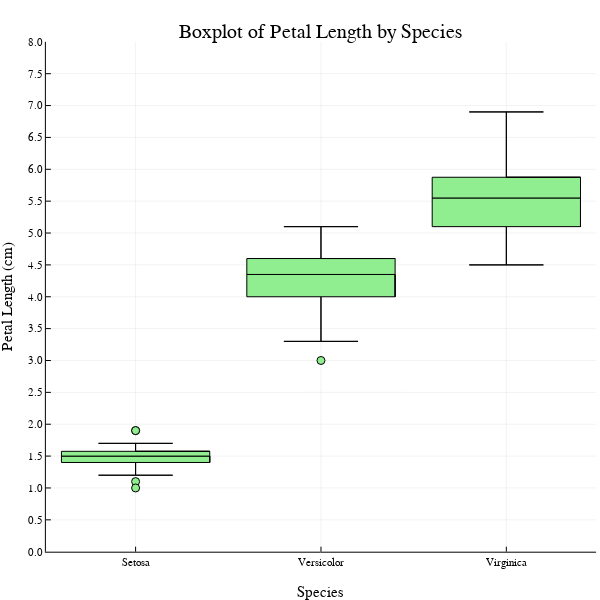

This figure's notebook cell:
### Code cell
# Show boxplot of petal_length for each species
df_temp = select(df, :species, :petal_length) # select columns species and petal_length from df
boxplot(df_temp.species, df_temp.petal_length,
    title="Boxplot of Petal Length by Species",
    xlabel="Species",
    ylabel="Petal Length (cm)",
    legend=false,
    color=:lightgreen,
    ylim=(0, 8),
    yticks=0:0.5:8,   # set y-axis ticks with 0.5 step
    size=(600, 600))  # enlarge plot pane vertically

### Figure 1 — Plotly figure (JSON) as saved in the notebook; plotly's stock layout.template omitted (floating-point values rounded to 4 significant figures)
{"data": [{"fill": "tozeroy", "fillcolor": "rgba(144, 238, 144, 1.000)", "legendgroup": "y1", "line": {"color": "rgba(0, 0, 0, 1.000)", "dash": "solid", "width": 1}, "mode": "lines", "name": "y1", "showlegend": true, "type": "scatter", "x": [0.5, 0.3, 0.7, 0.5, 0.5, 0.5], "xaxis": "x1", "y": [1.2, 1.2, 1.2, 1.2, 1.4, 1.2], "yaxis": "y1"}, {"fill": "tozeroy", "fillcolor": "rgba(144, 238, 144, 1.000)", "legendgroup": "y1", "line": {"color": "rgba(0, 0, 0, 1.000)", "dash": "solid", "width": 1}, "mode": "lines", "name": "y1", "showlegend": false, "type": "scatter", "x": [0.9, 0.9, 0.1, 0.1, 0.9, 0.9, 0.9], "xaxis": "x1", "y": [1.4, 1.5, 1.5, 1.4, 1.4, 1.5, 1.4], "yaxis": "y1"}, {"fill": "tozeroy", "fillcolor": "rgba(144, 238, 144, 1.000)", "legendgroup": "y1", "line": {"color": "rgba(0, 0, 0, 1.000)", "dash": "solid", "width": 1}, "mode": "lines", "name": "y1", "showlegend": false, "type": "scatter", "x": [0.9, 0.1, 0.1, 0.9, 0.9, 0.5, 0.9], "xaxis": "x1", "y": [1.575, 1.575, 1.5, 1.5, 1.575, 1.575, 1.575], "yaxis": "y1"}, {"fill": "tozeroy", "fillcolor": "rgba(144, 238, 144, 1.000)", "legendgroup": "y1", "line": {"color": "rgba(0, 0, 0, 1.000)", "dash": "solid", "width": 1}, "mode": "lines", "name": "y1", "showlegend": false, "type": "scatter", "x": [0.5, 0.3, 0.7, 0.5, 0.5, 0.5], "xaxis": "x1", "y": [1.7, 1.7, 1.7, 1.7, 1.575, 1.7], "yaxis": "y1"}, {"fill": "tozeroy", "fillcolor": "rgba(144, 238, 144, 1.000)", "legendgroup": "y1", "line": {"color": "rgba(0, 0, 0, 1.000)", "dash": "solid", "width": 1}, "mode": "lines", "name": "y1", "showlegend": false, "type": "scatter", "x": [1.5, 1.3, 1.7, 1.5, 1.5, 1.5], "xaxis": "x1", "y": [3.3, 3.3, 3.3, 3.3, 4, 3.3], "yaxis": "y1"}, {"fill": "tozeroy", "fillcolor": "rgba(144, 238, 144, 1.000)", "legendgroup": "y1", "line": {"color": "rgba(0, 0, 0, 1.000)", "dash": "solid", "width": 1}, "mode": "lines", "name": "y1", "showlegend": false, "type": "scatter", "x": [1.9, 1.9, 1.1, 1.1, 1.9, 1.9, 1.9], "xaxis": "x1", "y": [4, 4.35, 4.35, 4, 4, 4.35, 4], "yaxis": "y1"}, {"fill": "tozeroy", "fillcolor": "rgba(144, 238, 144, 1.000)", "legendgroup": "y1", "line": {"color": "rgba(0, 0, 0, 1.000)", "dash": "solid", "width": 1}, "mode": "lines", "name": "y1", "showlegend": false, "type": "scatter", "x": [1.9, 1.1, 1.1, 1.9, 1.9, 1.5, 1.9], "xaxis": "x1", "y": [4.6, 4.6, 4.35, 4.35, 4.6, 4.6, 4.6], "yaxis": "y1"}, {"fill": "tozeroy", "fillcolor": "rgba(144, 238, 144, 1.000)", "legendgroup": "y1", "line": {"color": "rgba(0, 0, 0, 1.000)", "dash": "solid", "width": 1}, "mode": "lines", "name": "y1", "showlegend": false, "type": "scatter", "x": [1.5, 1.3, 1.7, 1.5, 1.5, 1.5], "xaxis": "x1", "y": [5.1, 5.1, 5.1, 5.1, 4.6, 5.1], "yaxis": "y1"}, {"fill": "tozeroy", "fillcolor": "rgba(144, 238, 144, 1.000)", "legendgroup": "y1", "line": {"color": "rgba(0, 0, 0, 1.000)", "dash": "solid", "width": 1}, "mode": "lines", "name": "y1", "showlegend": false, "type": "scatter", "x": [2.5, 2.3, 2.7, 2.5, 2.5, 2.5], "xaxis": "x1", "y": [4.5, 4.5, 4.5, 4.5, 5.1, 4.5], "yaxis": "y1"}, {"fill": "tozeroy", "fillcolor": "rgba(144, 238, 144, 1.000)", "legendgroup": "y1", "line": {"color": "rgba(0, 0, 0, 1.000)", "dash": "solid", "width": 1}, "mode": "lines", "name": "y1", "showlegend": false, "type": "scatter", "x": [2.9, 2.9, 2.1, 2.1, 2.9, 2.9, 2.9], "xaxis": "x1", "y": [5.1, 5.55, 5.55, 5.1, 5.1, 5.55, 5.1], "yaxis": "y1"}, {"fill": "tozeroy", "fillcolor": "rgba(144, 238, 144, 1.000)", "legendgroup": "y1", "line": {"color": "rgba(0, 0, 0, 1.000)", "dash": "solid", "width": 1}, "mode": "lines", "name": "y1", "showlegend": false, "type": "scatter", "x": [2.9, 2.1, 2.1, 2.9, 2.9, 2.5, 2.9], "xaxis": "x1", "y": [5.875, 5.875, 5.55, 5.55, 5.875, 5.875, 5.875], "yaxis": "y1"}, {"fill": "tozeroy", "fillcolor": "rgba(144, 238, 144, 1.000)", "legendgroup": "y1", "line": {"color": "rgba(0, 0, 0, 1.000)", "dash": "solid", "width": 1}, "mode": "lines", "name": "y1", "showlegend": false, "type": "scatter", "x": [2.5, 2.3, 2.7, 2.5, 2.5, 2.5], "xaxis": "x1", "y": [6.9, 6.9, 6.9, 6.9, 5.875, 6.9], "yaxis": "y1"}, {"colorbar": {"len": 0.9105, "title": "", "x": 0.9934, "y": 0.5058}, "legendgroup": "y1", "marker": {"color": "rgba(144, 238, 144, 1.000)", "line": {"color": "rgba(0, 0, 0, 1.000)", "width": 1}, "size": 8, "symbol": "circle"}, "mode": "markers", "name": "y1", "showlegend": false, "type": "scatter", "x": [0.5, 0.5, 0.5, 0.5, 1.5], "xaxis": "x", "y": [1.1, 1, 1.9, 1.9, 3], "yaxis": "y"}, {"colorbar": {"len": 0.9105, "title": "", "x": 0.9934, "y": 0.5058}, "hoverinfo": "text", "legendgroup": "y1", "line": {"color": "rgba(144, 238, 144, 1.000)", "dash": "solid", "shape": "linear", "width": 0}, "mode": "lines", "name": "y1", "showlegend": false, "text": ["Lower fence: 1.2", "Lower fence: 1.2", "Lower fence: 1.2", "Lower fence: 1.2", "Q1: 1.4"], "type": "scatter", "x": [0.5, 0.3, 0.7, 0.5, 0.5], "xaxis": "x", "y": [1.2, 1.2, 1.2, 1.2, 1.4], "yaxis": "y"}, {"colorbar": {"len": 0.9105, "title": "", "x": 0.9934, "y": 0.5058}, "hoverinfo": "text", "legendgroup": "y1", "line": {"color": "rgba(144, 238, 144, 1.000)", "dash": "solid", "shape": "linear", "width": 0}, "mode": "lines", "name": "y1", "showlegend": false, "text": ["Q1: 1.4", "Median: 1.5", "Median: 1.5", "Q1: 1.4", "Q1: 1.4", "Median: 1.5"], "type": "scatter", "x": [0.9, 0.9, 0.1, 0.1, 0.9, 0.9], "xaxis": "x", "y": [1.4, 1.5, 1.5, 1.4, 1.4, 1.5], "yaxis": "y"}, {"colorbar": {"len": 0.9105, "title": "", "x": 0.9934, "y": 0.5058}, "hoverinfo": "text", "legendgroup": "y1", "line": {"color": "rgba(144, 238, 144, 1.000)", "dash": "solid", "shape": "linear", "width": 0}, "mode": "lines", "name": "y1", "showlegend": false, "text": ["Q3: 1.5750000000000002", "Q3: 1.5750000000000002", "Median: 1.5", "Median: 1.5", "Q3: 1.5750000000000002", "Q3: 1.5750000000000002"], "type": "scatter", "x": [0.9, 0.1, 0.1, 0.9, 0.9, 0.5], "xaxis": "x", "y": [1.575, 1.575, 1.5, 1.5, 1.575, 1.575], "yaxis": "y"}, {"colorbar": {"len": 0.9105, "title": "", "x": 0.9934, "y": 0.5058}, "hoverinfo": "text", "legendgroup": "y1", "line": {"color": "rgba(144, 238, 144, 1.000)", "dash": "solid", "shape": "linear", "width": 0}, "mode": "lines", "name": "y1", "showlegend": false, "text": ["Upper fence: 1.7", "Upper fence: 1.7", "Upper fence: 1.7", "Upper fence: 1.7", "Q3: 1.5750000000000002"], "type": "scatter", "x": [0.5, 0.3, 0.7, 0.5, 0.5], "xaxis": "x", "y": [1.7, 1.7, 1.7, 1.7, 1.575], "yaxis": "y"}, {"colorbar": {"len": 0.9105, "title": "", "x": 0.9934, "y": 0.5058}, "hoverinfo": "text", "legendgroup": "y1", "line": {"color": "rgba(144, 238, 144, 1.000)", "dash": "solid", "shape": "linear", "width": 0}, "mode": "lines", "name": "y1", "showlegend": false, "text": ["Lower fence: 3.3", "Lower fence: 3.3", "Lower fence: 3.3", "Lower fence: 3.3", "Q1: 4.0"], "type": "scatter", "x": [1.5, 1.3, 1.7, 1.5, 1.5], "xaxis": "x", "y": [3.3, 3.3, 3.3, 3.3, 4], "yaxis": "y"}, {"colorbar": {"len": 0.9105, "title": "", "x": 0.9934, "y": 0.5058}, "hoverinfo": "text", "legendgroup": "y1", "line": {"color": "rgba(144, 238, 144, 1.000)", "dash": "solid", "shape": "linear", "width": 0}, "mode": "lines", "name": "y1", "showlegend": false, "text": ["Q1: 4.0", "Median: 4.35", "Median: 4.35", "Q1: 4.0", "Q1: 4.0", "Median: 4.35"], "type": "scatter", "x": [1.9, 1.9, 1.1, 1.1, 1.9, 1.9], "xaxis": "x", "y": [4, 4.35, 4.35, 4, 4, 4.35], "yaxis": "y"}, {"colorbar": {"len": 0.9105, "title": "", "x": 0.9934, "y": 0.5058}, "hoverinfo": "text", "legendgroup": "y1", "line": {"color": "rgba(144, 238, 144, 1.000)", "dash": "solid", "shape": "linear", "width": 0}, "mode": "lines", "name": "y1", "showlegend": false, "text": ["Q3: 4.6", "Q3: 4.6", "Median: 4.35", "Median: 4.35", "Q3: 4.6", "Q3: 4.6"], "type": "scatter", "x": [1.9, 1.1, 1.1, 1.9, 1.9, 1.5], "xaxis": "x", "y": [4.6, 4.6, 4.35, 4.35, 4.6, 4.6], "yaxis": "y"}, {"colorbar": {"len": 0.9105, "title": "", "x": 0.9934, "y": 0.5058}, "hoverinfo": "text", "legendgroup": "y1", "line": {"color": "rgba(144, 238, 144, 1.000)", "dash": "solid", "shape": "linear", "width": 0}, "mode": "lines", "name": "y1", "showlegend": false, "text": ["Upper fence: 5.1", "Upper fence: 5.1", "Upper fence: 5.1", "Upper fence: 5.1", "Q3: 4.6"], "type": "scatter", "x": [1.5, 1.3, 1.7, 1.5, 1.5], "xaxis": "x", "y": [5.1, 5.1, 5.1, 5.1, 4.6], "yaxis": "y"}, {"colorbar": {"len": 0.9105, "title": "", "x": 0.9934, "y": 0.5058}, "hoverinfo": "text", "legendgroup": "y1", "line": {"color": "rgba(144, 238, 144, 1.000)", "dash": "solid", "shape": "linear", "width": 0}, "mode": "lines", "name": "y1", "showlegend": false, "text": ["Lower fence: 4.5", "Lower fence: 4.5", "Lower fence: 4.5", "Lower fence: 4.5", "Q1: 5.1"], "type": "scatter", "x": [2.5, 2.3, 2.7, 2.5, 2.5], "xaxis": "x", "y": [4.5, 4.5, 4.5, 4.5, 5.1], "yaxis": "y"}, {"colorbar": {"len": 0.9105, "title": "", "x": 0.9934, "y": 0.5058}, "hoverinfo": "text", "legendgroup": "y1", "line": {"color": "rgba(144, 238, 144, 1.000)", "dash": "solid", "shape": "linear", "width": 0}, "mode": "lines", "name": "y1", "showlegend": false, "text": ["Q1: 5.1", "Median: 5.55", "Median: 5.55", "Q1: 5.1", "Q1: 5.1", "Median: 5.55"], "type": "scatter", "x": [2.9, 2.9, 2.1, 2.1, 2.9, 2.9], "xaxis": "x", "y": [5.1, 5.55, 5.55, 5.1, 5.1, 5.55], "yaxis": "y"}, {"colorbar": {"len": 0.9105, "title": "", "x": 0.9934, "y": 0.5058}, "hoverinfo": "text", "legendgroup": "y1", "line": {"color": "rgba(144, 238, 144, 1.000)", "dash": "solid", "shape": "linear", "width": 0}, "mode": "lines", "name": "y1", "showlegend": false, "text": ["Q3: 5.875000000000001", "Q3: 5.875000000000001", "Median: 5.55", "Median: 5.55", "Q3: 5.875000000000001", "Q3: 5.875000000000001"], "type": "scatter", "x": [2.9, 2.1, 2.1, 2.9, 2.9, 2.5], "xaxis": "x", "y": [5.875, 5.875, 5.55, 5.55, 5.875, 5.875], "yaxis": "y"}, {"colorbar": {"len": 0.9105, "title": "", "x": 0.9934, "y": 0.5058}, "hoverinfo": "text", "legendgroup": "y1", "line": {"color": "rgba(144, 238, 144, 1.000)", "dash": "solid", "shape": "linear", "width": 0}, "mode": "lines", "name": "y1", "showlegend": false, "text": ["Upper fence: 6.9", "Upper fence: 6.9", "Upper fence: 6.9", "Upper fence: 6.9", "Q3: 5.875000000000001"], "type": "scatter", "x": [2.5, 2.3, 2.7, 2.5, 2.5], "xaxis": "x", "y": [6.9, 6.9, 6.9, 6.9, 5.875], "yaxis": "y"}], "layout": {"annotations": [{"font": {"color": "rgba(0, 0, 0, 1.000)", "family": "sans-serif", "size": 20}, "rotation": 0, "showarrow": false, "text": "Boxplot of Petal Length by Species", "x": 0.535, "xanchor": "center", "xref": "paper", "y": 1, "yanchor": "top", "yref": "paper"}], "height": 600, "margin": {"b": 20, "l": 0, "r": 0, "t": 20}, "paper_bgcolor": "rgba(255, 255, 255, 1.000)", "plot_bgcolor": "rgba(255, 255, 255, 1.000)", "showlegend": false, "width": 600, "xaxis": {"anchor": "y", "domain": [0.07647, 0.9934], "gridcolor": "rgba(0, 0, 0, 0.100)", "gridwidth": 0.5, "linecolor": "rgba(0, 0, 0, 1.000)", "mirror": false, "range": [0.016, 2.984], "showgrid": true, "showline": true, "showticklabels": true, "tickangle": 0, "tickcolor": "rgb(0, 0, 0)", "tickfont": {"color": "rgba(0, 0, 0, 1.000)", "family": "sans-serif", "size": 11}, "tickmode": "array", "ticks": "inside", "ticktext": ["Setosa", "Versicolor", "Virginica"], "tickvals": [0.5, 1.5, 2.5], "title": "Species", "titlefont": {"color": "rgba(0, 0, 0, 1.000)", "family": "sans-serif", "size": 15}, "type": "-", "visible": true, "zeroline": false, "zerolinecolor": "rgba(0, 0, 0, 1.000)"}, "yaxis": {"anchor": "x", "domain": [0.05054, 0.961], "gridcolor": "rgba(0, 0, 0, 0.100)", "gridwidth": 0.5, "linecolor": "rgba(0, 0, 0, 1.000)", "mirror": false, "range": [0, 8], "showgrid": true, "showline": true, "showticklabels": true, "tickangle": 0, "tickcolor": "rgb(0, 0, 0)", "tickfont": {"color": "rgba(0, 0, 0, 1.000)", "family": "sans-serif", "size": 11}, "tickmode": "array", "ticks": "inside", "ticktext": ["0.0", "0.5", "1.0", "1.5", "2.0", "2.5", "3.0", "3.5", "4.0", "4.5", "5.0", "5.5", "6.0", "6.5", "7.0", "7.5", "8.0"], "tickvals": [0, 0.5, 1, 1.5, 2, 2.5, 3, 3.5, 4, 4.5, 5, 5.5, 6, 6.5, 7, 7.5, 8], "title": "Petal Length (cm)", "titlefont": {"color": "rgba(0, 0, 0, 1.000)", "family": "sans-serif", "size": 15}, "type": "-", "visible": true, "zeroline": false, "zerolinecolor": "rgba(0, 0, 0, 1.000)"}}}
